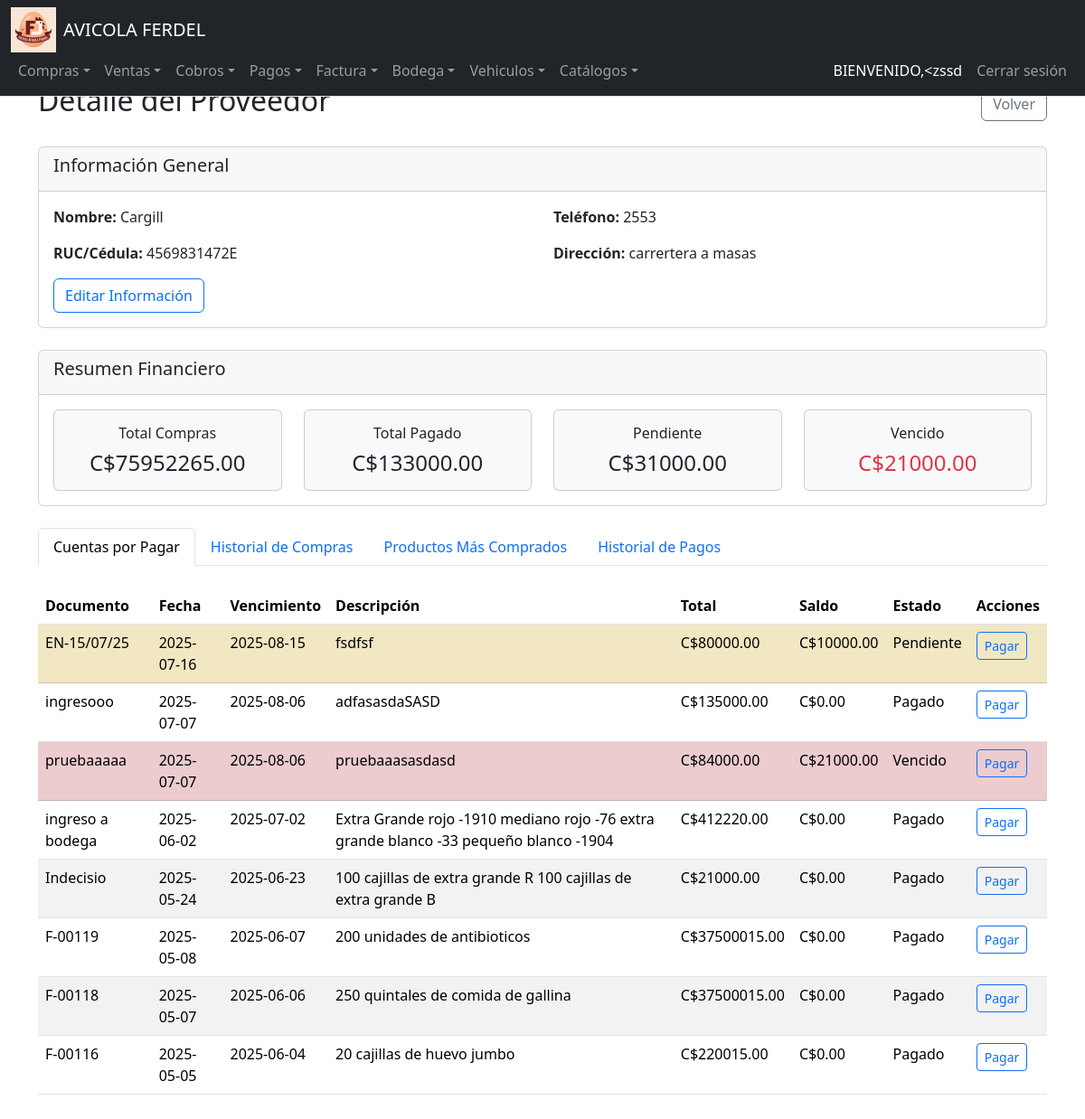
Before: /proveedores/1 (signed in) with the older database file.
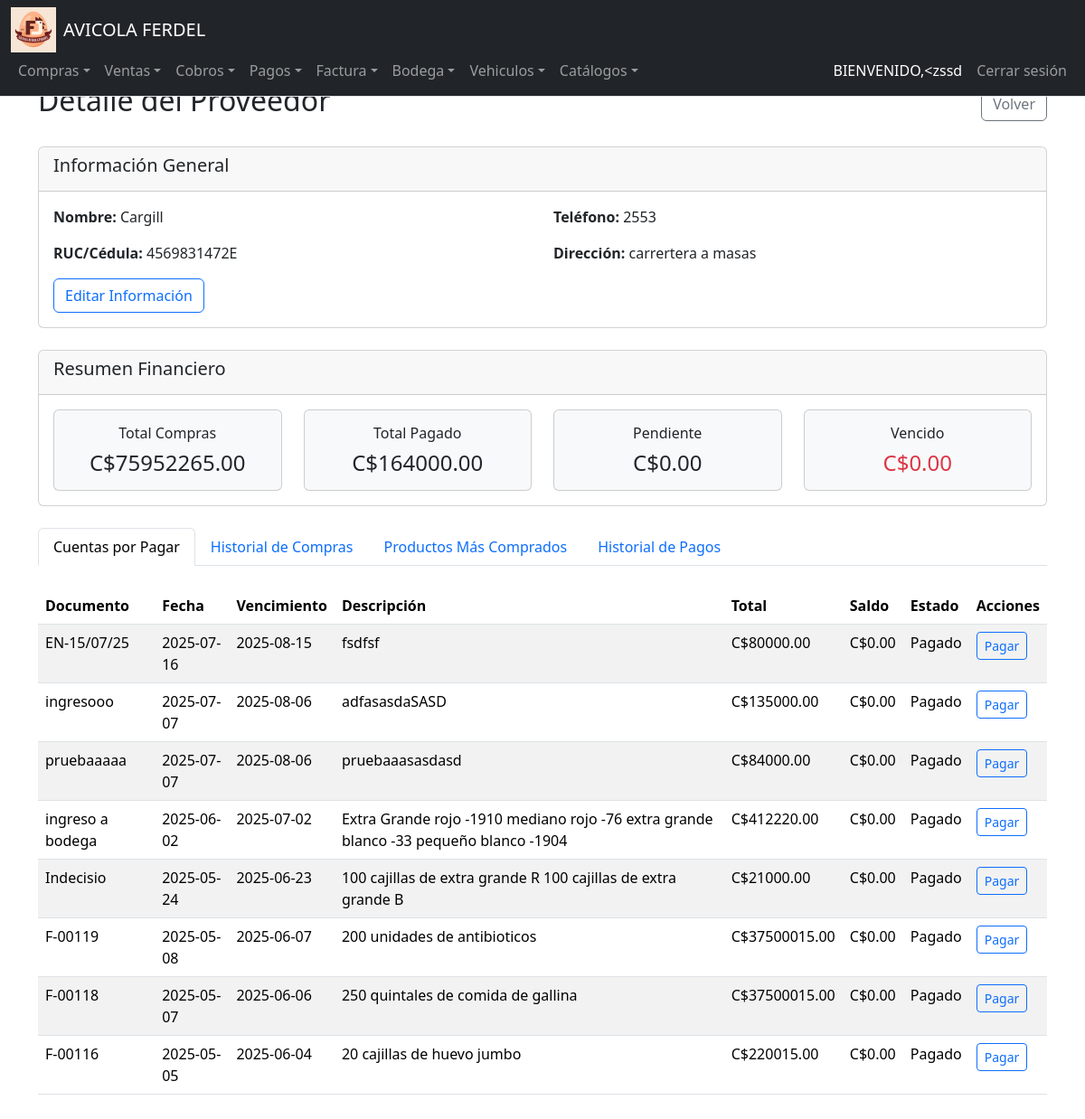
After: the same page with the newer database file.
### tables this page shows
CREATE TABLE Cuentas_Por_Pagar (
    ID_Cuenta INTEGER PRIMARY KEY AUTOINCREMENT,
    ID_Movimiento INTEGER,
    Fecha DATE,
    ID_Proveedor INTEGER,
    Num_Documento TEXT,
    Observacion TEXT,
    Fecha_Vencimiento DATE,
    Tipo_Movimiento INTEGER,
    Monto_Movimiento NUMERIC,
    IVA NUMERIC,
    Retencion NUMERIC,
    ID_Empresa INTEGER, Saldo_Pendiente NUMERIC(12,2) DEFAULT 0,
    FOREIGN KEY (ID_Proveedor) REFERENCES Proveedores(ID_Proveedor),
    FOREIGN KEY (ID_Empresa) REFERENCES Empresa(ID_Empresa)
);

### app.py (the view)
@app.route("/proveedores/<int:id_proveedor>")
@login_required
def detalle_proveedor(id_proveedor):
    try:
        proveedor = db.execute("SELECT * FROM Proveedores WHERE ID_Proveedor = ?", id_proveedor)
        if not proveedor:  # Ahora proveedor es una lista
            flash("Proveedor no encontrado", "danger")
            return redirect(url_for("proveedores"))
        proveedor = proveedor[0]  # Tomamos el primer elemento
        cuentas_pendientes = db.execute("""
            SELECT
                cp.ID_Cuenta,
                cp.Fecha,
                cp.Num_Documento,
                cp.Observacion AS Descripcion,
                cp.Fecha_Vencimiento,
                cm.Descripcion AS Tipo_Movimiento,
                cp.Monto_Movimiento AS Total,
                cp.IVA,
                cp.Retencion,
                cp.Saldo_Pendiente,
                CASE
                    WHEN cp.Fecha_Vencimiento < date('now') AND cp.Saldo_Pendiente > 0 THEN 'Vencido'
                    WHEN cp.Saldo_Pendiente > 0 THEN 'Pendiente'
                    ELSE 'Pagado'
                END AS Estado
            FROM Cuentas_Por_Pagar cp
            JOIN Catalogo_Movimientos cm ON cp.Tipo_Movimiento = cm.ID_TipoMovimiento
            WHERE cp.ID_Proveedor = ?
            ORDER BY cp.Fecha DESC
        """, id_proveedor)  # Sin fetchall()
        historial_compras = db.execute("""
            SELECT
                mi.ID_Movimiento,
                mi.Fecha,
                mi.N_Factura AS Factura,
                cm.Descripcion AS Tipo,
                SUM(dmi.Costo_Total) AS Total,
                mi.Observacion,
                e.Descripcion AS Empresa,
                b.Nombre AS Bodega
            FROM Movimientos_Inventario mi
            JOIN Catalogo_Movimientos cm ON mi.ID_TipoMovimiento = cm.ID_TipoMovimiento
            JOIN Detalle_Movimiento_Inventario dmi ON mi.ID_Movimiento = dmi.ID_Movimiento
            JOIN Empresa e ON mi.ID_Empresa = e.ID_Empresa
            LEFT JOIN Bodegas b ON mi.ID_Bodega = b.ID_Bodega
            WHERE mi.ID_Proveedor = ?
            GROUP BY mi.ID_Movimiento
            ORDER BY mi.Fecha DESC
        """, id_proveedor)  # Sin fetchall()
        productos_top = db.execute("""
            SELECT
                p.ID_Producto,
                p.COD_Producto AS Codigo,
                p.Descripcion,
                um.Descripcion AS Unidad,
                COUNT(dmi.ID_Producto) AS Veces_Comprado,
                SUM(dmi.Cantidad) AS Cantidad_Total,
                SUM(dmi.Costo_Total) AS Monto_Total,
                ROUND(SUM(dmi.Costo_Total) / SUM(dmi.Cantidad), 2) AS Precio_Promedio
            FROM Detalle_Movimiento_Inventario dmi
            JOIN Productos p ON dmi.ID_Producto = p.ID_Producto
            JOIN Unidades_Medida um ON p.Unidad_Medida = um.ID_Unidad
            JOIN Movimientos_Inventario mi ON dmi.ID_Movimiento = mi.ID_Movimiento
            WHERE mi.ID_Proveedor = ?
            GROUP BY dmi.ID_Producto
            ORDER BY Monto_Total DESC
            LIMIT 10
        """, id_proveedor)  # Sin fetchall()
        historial_pagos = db.execute("""
            SELECT
                p.ID_Pago,
                p.Fecha,
                p.Monto,
                mp.Nombre AS Metodo_Pago,
                p.Detalles_Metodo AS Detalles,
                p.Comentarios,
                cp.Num_Documento AS Documento,
                cp.Fecha AS Fecha_Documento,
                cp.Monto_Movimiento AS Total_Documento
            FROM Pagos_CuentasPagar p
            JOIN Metodos_Pago mp ON p.ID_MetodoPago = mp.ID_MetodoPago
            JOIN Cuentas_Por_Pagar cp ON p.ID_Cuenta = cp.ID_Cuenta
            WHERE cp.ID_Proveedor = ?
            ORDER BY p.Fecha DESC
        """, id_proveedor)  # Sin fetchall()
        resumen = db.execute("""
            SELECT
                SUM(CASE WHEN Saldo_Pendiente > 0 THEN Saldo_Pendiente ELSE 0 END) AS Total_Pendiente,
                SUM(CASE WHEN Saldo_Pendiente > 0 AND Fecha_Vencimiento < date('now')
                    THEN Saldo_Pendiente ELSE 0 END) AS Total_Vencido,
                SUM(Monto_Movimiento) AS Total_Compras,
                (SELECT SUM(Monto) FROM Pagos_CuentasPagar p
                 JOIN Cuentas_Por_Pagar cp ON p.ID_Cuenta = cp.ID_Cuenta
                 WHERE cp.ID_Proveedor = ?) AS Total_Pagado
            FROM Cuentas_Por_Pagar
            WHERE ID_Proveedor = ?
        """, id_proveedor, id_proveedor)[0]  # [0] para obtener el primer resultado
        return render_template(
            "detalle_proveedor.html",
            proveedor=proveedor,
            cuentas_pendientes=cuentas_pendientes,
            historial_compras=historial_compras,
            productos_top=productos_top,
            historial_pagos=historial_pagos,
            resumen=resumen
        )
    except Exception as e:
        flash(f"Error al cargar el proveedor: {str(e)}", "danger")
        return redirect(url_for("proveedores"))

### app.py (called while the page is built)
@login_manager.user_loader
def load_user(user_id):
    user_data = db.execute("SELECT * FROM Usuarios WHERE ID_Usuario = ?", user_id)
    if len(user_data) == 1:
        return User(user_data[0]["ID_Usuario"], user_data[0]["NombreUsuario"])
    return None

@app.after_request
def after_request(response):
    response.headers["Cache-Control"] = "no-cache, no-store, must-revalidate"
    response.headers["Expires"] = 0
    response.headers["Pragma"] = "no-cache"
    return response

### Templates/detalle_proveedor.html (shortened to what the changed rows need)
{% extends "layout.html" %}
{% block main %}
<div class="container">
    <div class="d-flex justify-content-between align-items-center mb-4">
        <h2>Detalle del Proveedor</h2>
    </div>
    <div class="card mb-4">
        <div class="card-body">
            <div class="row">
                <div class="col-md-3">
                    <div class="card bg-light">
                        <div class="card-body text-center">
                            <h6 class="card-title">Total Pagado</h6>
                            <p class="card-text h4">C${{ "%.2f"|format(resumen.Total_Pagado or 0) }}</p>
                        </div>
                    </div>
                </div>
                <div class="col-md-3">
                    <div class="card bg-light">
                        <div class="card-body text-center">
                            <h6 class="card-title">Pendiente</h6>
                            <p class="card-text h4">C${{ "%.2f"|format(resumen.Total_Pendiente or 0) }}</p>
                        </div>
                    </div>
                </div>
                <div class="col-md-3">
                    <div class="card bg-light">
                        <div class="card-body text-center">
                            <h6 class="card-title">Vencido</h6>
                            <p class="card-text h4 text-danger">C${{ "%.2f"|format(resumen.Total_Vencido or 0) }}</p>
                        </div>
                    </div>
                </div>
            </div>
        </div>
    </div>
    <div class="tab-content" id="proveedorTabsContent">
        <div class="tab-pane fade show active" id="cuentas" role="tabpanel">
            <div class="table-responsive">
                <table class="table table-striped">
                    <thead>
                        <tr>
                            <th>Documento</th>
                            <th>Fecha</th>
                            <th>Vencimiento</th>
                            <th>Descripción</th>
                            <th>Total</th>
                            <th>Saldo</th>
                            <th>Estado</th>
                            <th>Acciones</th>
                        </tr>
                    </thead>
                    <tbody>
                        {% for cuenta in cuentas_pendientes %}
                        <tr class="{{ 'table-danger' if cuenta.Estado == 'Vencido' else 'table-warning' if cuenta.Estado == 'Pendiente' }}">
                            <td>{{ cuenta.Num_Documento }}</td>
                            <td>{{ cuenta.Fecha }}</td>
                            <td>{{ cuenta.Fecha_Vencimiento }}</td>
                            <td>{{ cuenta.Descripcion }}</td>
                            <td>C${{ "%.2f"|format(cuenta.Total) }}</td>
                            <td>C${{ "%.2f"|format(cuenta.Saldo_Pendiente) }}</td>
                            <td>{{ cuenta.Estado }}</td>
                            <td>
                                <a href="{{ url_for('registrar_pago', id_cuenta=cuenta.ID_Cuenta) }}"
                                class="btn btn-sm btn-outline-primary">Pagar</a>
                            </td>
                        </tr>
                        {% endfor %}
                    </tbody>
                </table>
            </div>
        </div>
    </div>
</div>
{% endblock %}

Changed rows visible on the page:
changed Cuentas_Por_Pagar "EN-15/07/25": Saldo_Pendiente "10000.00" → "0.00"; Estado "Pendiente" → "Pagado"
changed Cuentas_Por_Pagar "pruebaaaaa": Saldo_Pendiente "21000.00" → "0.00"; Estado "Vencido" → "Pagado"
Other visible differences:
{{ "%.2f"|format(resumen.Total_Pagado or 0) }}: "133000.00" → "164000.00"
{{ "%.2f"|format(resumen.Total_Pendiente or 0) }}: "31000.00" → "0.00"
{{ "%.2f"|format(resumen.Total_Vencido or 0) }}: "21000.00" → "0.00"
